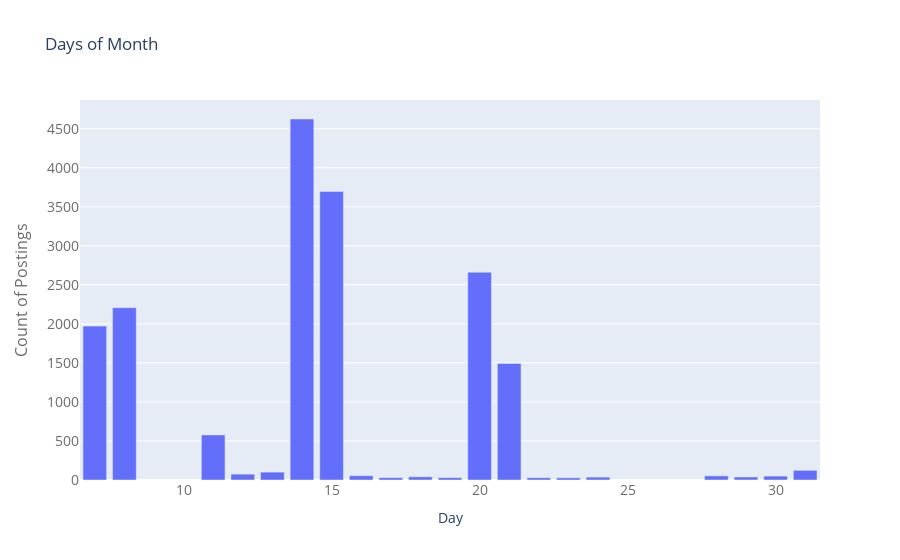

The cell this chart's notebook holds for it:
### Code cell
temp = data["Day_of_Month"].value_counts().head(20)
trace = go.Bar(
    x = temp.index,
    y = temp.values,
)

layout = go.Layout(
    title = "Days of Month",
    xaxis=dict(
        title='Day',
        tickfont=dict(
            size=14,
            color='rgb(107, 107, 107)'
        )
    ),
    yaxis=dict(
        title='Count of Postings',
        titlefont=dict(
            size=16,
            color='rgb(107, 107, 107)'
        ),
        tickfont=dict(
            size=14,
            color='rgb(107, 107, 107)'
        )
)
)
fig = go.Figure(data=[trace], layout=layout)
py.iplot(fig)

### Figure 1 — Plotly figure (JSON) as saved in the notebook; plotly's stock layout.template omitted (floating-point values rounded to 4 significant figures)
{"data": [{"type": "bar", "x": [14, 15, 20, 8, 7, 21, 11, 31, 13, 12, 16, 28, 30, 18, 29, 24, 17, 19, 22, 23], "y": [4624, 3696, 2661, 2207, 1971, 1493, 578, 124, 101, 75, 55, 53, 50, 41, 39, 37, 30, 30, 29, 28]}], "layout": {"title": {"text": "Days of Month"}, "xaxis": {"tickfont": {"color": "rgb(107, 107, 107)", "size": 14}, "title": {"text": "Day"}}, "yaxis": {"tickfont": {"color": "rgb(107, 107, 107)", "size": 14}, "title": {"font": {"color": "rgb(107, 107, 107)", "size": 16}, "text": "Count of Postings"}}}}
